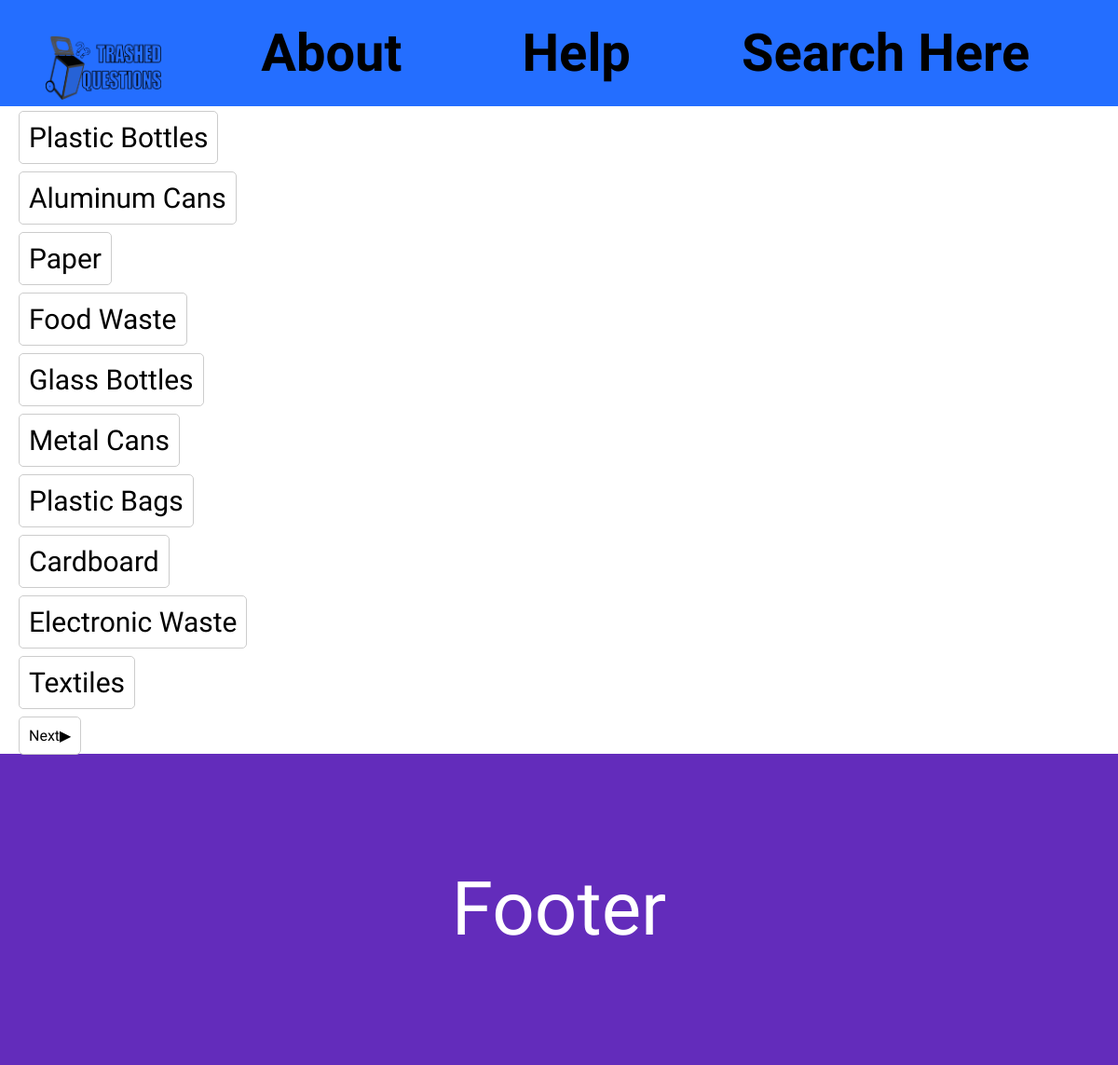
Page /search/1 on the committed database.
### tables this page shows
CREATE TABLE Trash (id INTEGER PRIMARY KEY AUTOINCREMENT, name TEXT NOT NULL, description TEXT, instructions TEXT, bins INTEGER NOT NULL REFERENCES Bins (id), rrr INTEGER NOT NULL REFERENCES RRR (id), image TEXT);

### Routes.py (the view)
@app.route('/search/<int:id>')  # Route to search page
def search(id):
    conn = sqlite3.connect("Webdatabase.db")
    cur = conn.cursor()
    cur.execute("SELECT id, name FROM Trash WHERE id <= ? * 10 AND id > 10 * (?-1)", (id, id))
    trashes = cur.fetchall()
    color = "#246eff"
    cur.execute("SELECT id FROM Trash ORDER BY ID DESC")
    limitbig = cur.fetchone()
    hideforw = " "
    hideprev = " "
    idp = id+1
    idm = id-1
    if id == 1 or id <= 1:
        id = 1
        idm = id
        hideprev = "hidden"
    if id > round(limitbig[0]/10):
        id = limitbig[0]
        idp = id
        hideforw = "hidden"
    return render_template('search.html', trashes=trashes, color=color, idp=idp, idm=idm, hideprev=hideprev, hideforw=hideforw,)

### templates/search.html (shortened to what this page needs)
{% extends 'layout.html' %}
{% block content %}
{% for trash in trashes %}
<a class="display" href="/item/{{trash[0]}}">{{trash[1]}}</a><br>
{% endfor %}
<a {{hideforw}} href="{{ '/search/%s'%idp }}">Next▶</a>
{% endblock %}

### templates/layout.html (shortened to what this page needs)
<!doctype html>
<html>
<head>
    <link rel="stylesheet" href="/static/style.css" />
</head>
<body>
    <nav style="background-color:{{color}}">{% include 'navbar.html' %}</nav>
    <main>{% block content %}{% endblock %}</main>
    <div class="footer">
        <p>Footer</p>
    </div>
</body>
</html>

### templates/navbar.html
<ul>
    <a href="/"><img src="/static/images/Logo.png" class="logo"></a>
    <li><a href="/about">About</a> </li>
    <li><a href="/help">Help</a></li>
    <li><a href="/search/1">Search Here</a></li>
</ul>

### static/style.css (style rules this page uses)
nav { font-size: 100%; font-weight: bolder; color: white; }
nav ul { list-style-type: none; text-align: center; margin-top: 0px; padding: 2%; }
nav li { display: inline; padding-left: 5%; padding-right: 5%; padding-top:2.6%; padding-bottom: 2.1%; font-size: 350%; font-family: "Staatliches", sans-serif; font-weight: 900; font-style: normal; }
body { margin: 0; padding: 0; }
.footer { left: 0; bottom: 0; width: 100%; background-color: rgb(99, 44, 187); color: white; text-align: center; padding-top: 40px; padding-bottom: 40px; font-size: 40px; font-family: "Roboto", sans-serif; font-weight: 900; font-style: normal; }
p { font-size: 200%; font-family: "Staatliches", sans-serif; font-weight: 100; font-style: normal; }
.display { font-size: 30px; }
main { margin:10px; }
main a { margin:10px; padding:10px; border:1px solid #ccc; border-radius:5px; text-decoration:none; font-family: "Staatliches", sans-serif; font-weight: 500; font-style: normal; }
a { text-decoration: none; color:black }
.logo { width: 10.75%; margin-bottom:-2.7%; margin-right: 4%; margin-left: 1%; }

### rows in the picture
Trash: name "Plastic Bottles"
Trash: name "Aluminum Cans"
Trash: name "Paper"
Trash: name "Food Waste"
Trash: name "Glass Bottles"
Trash: name "Metal Cans"
Trash: name "Plastic Bags"
Trash: name "Cardboard"
Trash: name "Electronic Waste"
Trash: name "Textiles"
